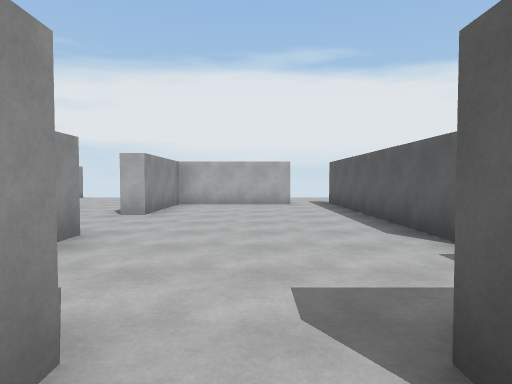
view 1 (above)

16 first-person views from a walk through a 3-D level made in the Unity game engine. The camera is 1.4 m above the floor, tilts 2° down and sees 75° across. The floor is counted in squares, 2 m on a side. Each view is taken from the middle of a square. On the plan, view 1 faces up. The plan holds only what a view shows up to about 10 squares ahead; the rest is blank.

view 2
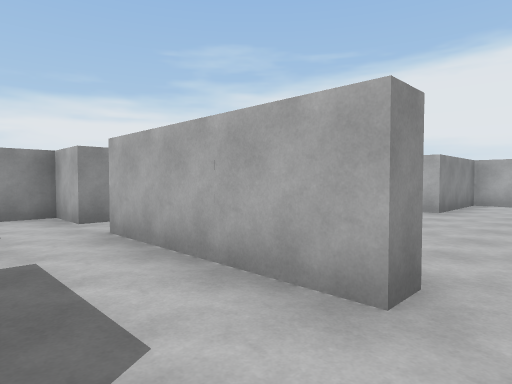

view 3
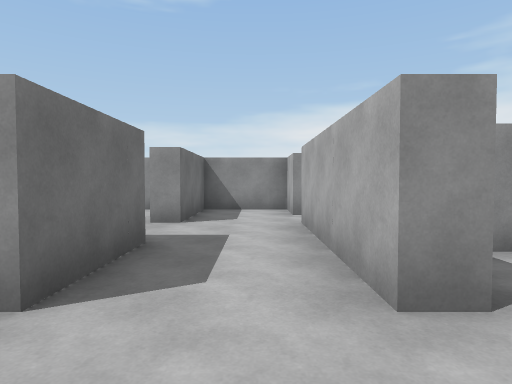

view 4
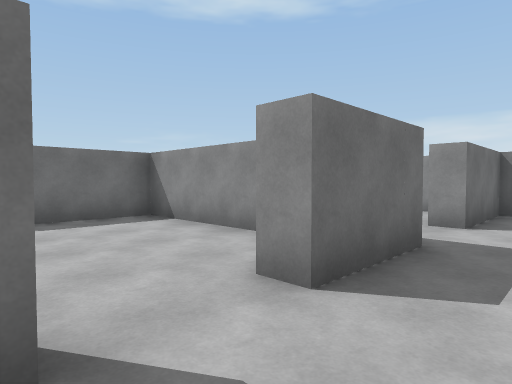

view 5
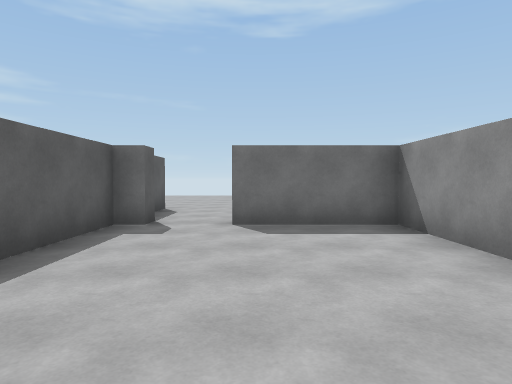

view 6
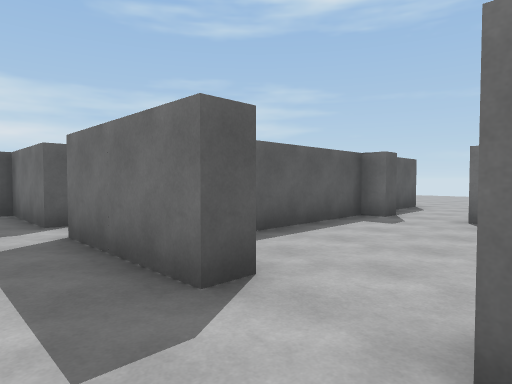

view 7
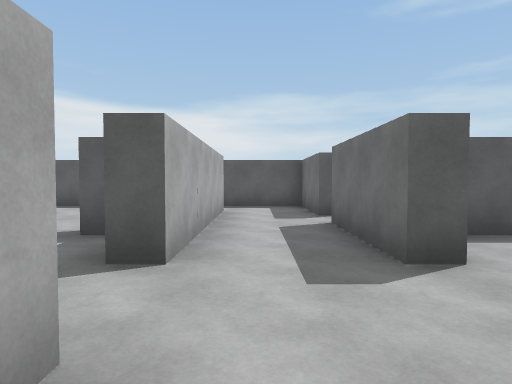

view 8
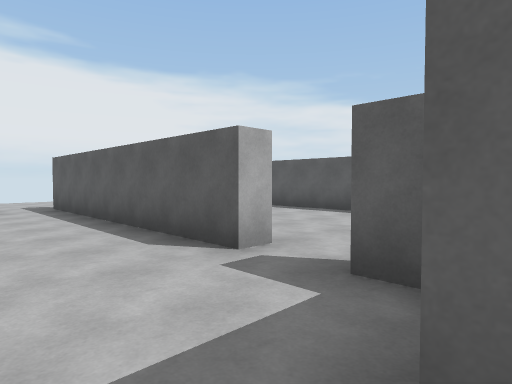

view 9
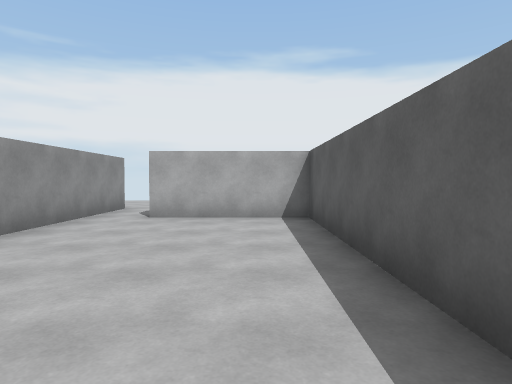

view 10
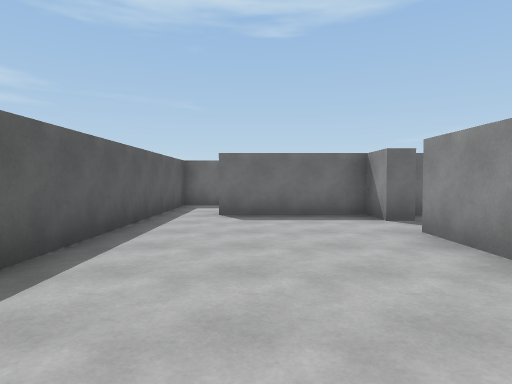

view 11
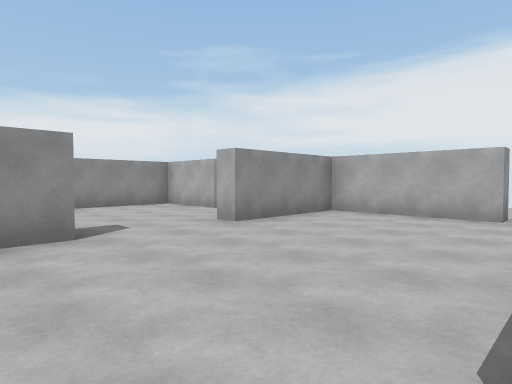

view 12
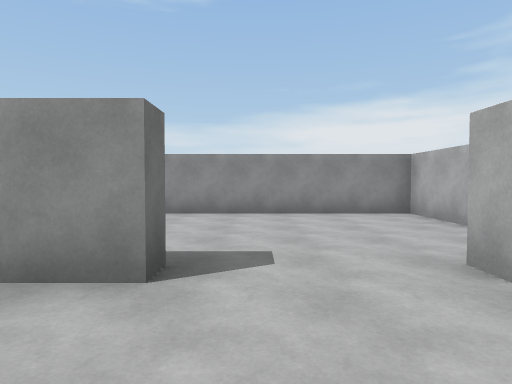

view 13
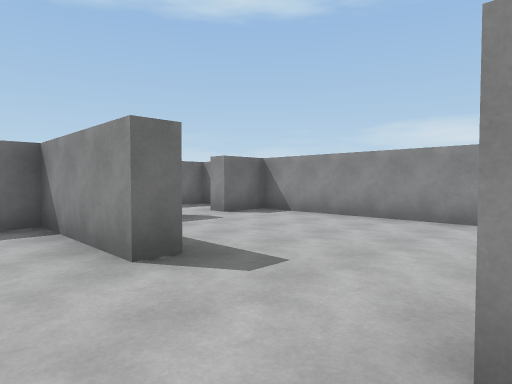

view 14
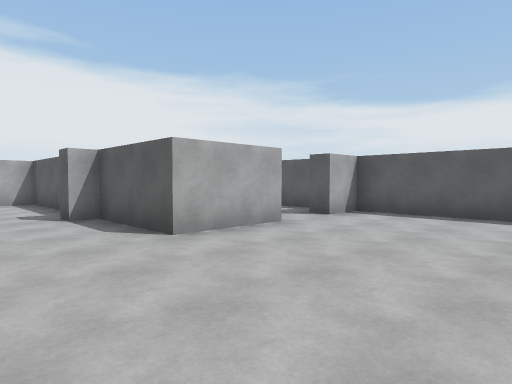

view 15
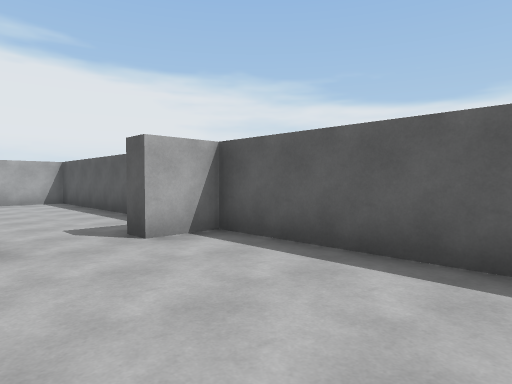

view 16
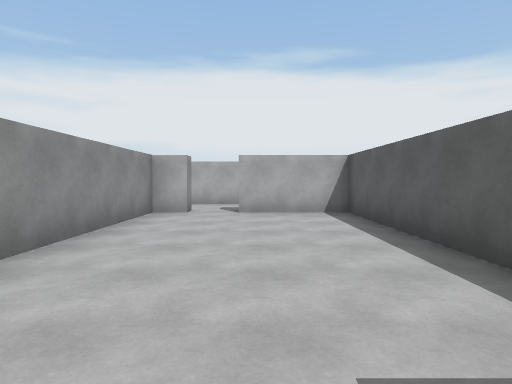

### Floor plan
Points are (right, up) in squares from view 1. A wall is a line through its corners. A room is listed if a view was taken in it or the views show most of it. See-through windows are left out.
Room 1 (views 1, 2, 3, 4, 5, 6, 7)
walls: (-2.9, -1.2) (-0.7, -1.2); (-0.7, 0.8) (-4.5, 0.8); (0.7, -1.2) (2.5, -1.2); (-5.7, 0.8) (-7, 0.8) (-7, -1.2) (-4.5, -1.2); (2.4, 0.8) (0.7, 0.8)
ways out: opening at (0, 1) to room 2; opening at (-4, -1) to room 4; opening at (-5, 1) to room 6; opening at (0, -1) to room 7; opening at (1.5, 0) to room 8
Room 2 (views 8, 11, 12, 13)
walls: (-2.9, 4.3) (-2.3, 4.3) (-2.3, 1.3) (-1.7, 1.3); (-0.7, 1.4) (-0.7, 0.8); (2.8, 3.5) (2.3, 3.5) (2.3, 10.2); (0.7, 0.8) (0.7, 1.3); (2.3, 1.6) (2.3, 2.3); (1, 9.8) (-2.3, 9.8) (-2.3, 6.8) (-2.8, 6.8)
ways out: opening at (0, 1) to room 1; opening at (2, 3) to room 3; opening at (-3, 5.5) to room 6
Room 3 (views 9, 10)
walls: (2.3, 2.3) (2.8, 2.3) (2.8, 1.3) (5.8, 1.3); (2.8, 8.5) (2.8, 3.5); (7, 0.6) (7, 8.3) (4, 8.3)
ways out: opening at (2, 3) to room 2; opening at (6, 1) to room 9; opening at (3, 9)
Room 4 (views 14, 15)
walls: (4.4, -9.3) (2.3, -9.3) (2.3, -7.5); (7, -12.6) (7, -9.3) (5.9, -9.3); (-4.5, -1.2) (-4.5, -1.7)
ways out: opening at (-4, -1) to room 1; opening at (5, -9) to room 5; opening at (1, -6) to room 7
Room 5 (view 16)
walls: (7, -8) (7, -1.8) (4.6, -1.8); (2.8, -1.8) (2.8, -5.6); (5.9, -9.3) (5.9, -8.7)
ways out: opening at (5, -9) to room 4; opening at (3.5, -1) to room 8
Room 6 (no view inside)
walls: (-4.6, 8.3) (-7, 8.3) (-7, 1.3) (-5.7, 1.3) (-5.7, 0.8)
ways out: opening at (-5, 1) to room 1; opening at (-3, 5.5) to room 2; opening at (-4, 9)
Room 7 (no view inside)
walls: (0.7, -1.9) (0.7, -1.2); (-2.3, -3.2) (-2.3, -6.2) (0.4, -6.2); (2.3, -5.5) (2.3, -1.8); (-0.7, -1.2) (-0.7, -1.7)
ways out: opening at (0, -1) to room 1; opening at (1, -6) to room 4
objects: other object (2, -7) to (2, -6)
Room 8 (no view inside)
walls: (4.5, -1.2) (5.5, -1.2); (5.8, 0.8) (2.4, 0.8)
ways out: opening at (1.5, 0) to room 1; opening at (3.5, -1) to room 5; opening at (5, 0) to room 9
objects: other object (3, -1)
Room 9 (no view inside)
walls: (5.5, -1.2) (7, -1.2) (7, 0.6)
ways out: opening at (6, 1) to room 3; opening at (5, 0) to room 8

Where each view was taken, in squares from view 1:
view 1: 0 up, 0 right, facing up
view 2: 1 down, 0 right, facing up-left
view 3: 0 up, 1 right, facing left
view 4: 0 up, 1 right, facing down-left
view 5: 1 down, 0 right, facing down
view 6: 0 up, 1 left, facing down-right
view 7: 0 up, 2 left, facing right
view 8: 1 up, 0 right, facing up-right
view 9: 2 up, 6 right, facing up
view 10: 8 up, 5 right, facing down
view 11: 3 up, 2 right, facing up-left
view 12: 5 up, 0 right, facing left
view 13: 7 up, 1 left, facing down-left
view 14: 13 down, 0 right, facing up-right
view 15: 13 down, 4 right, facing up-right
view 16: 9 down, 5 right, facing up
